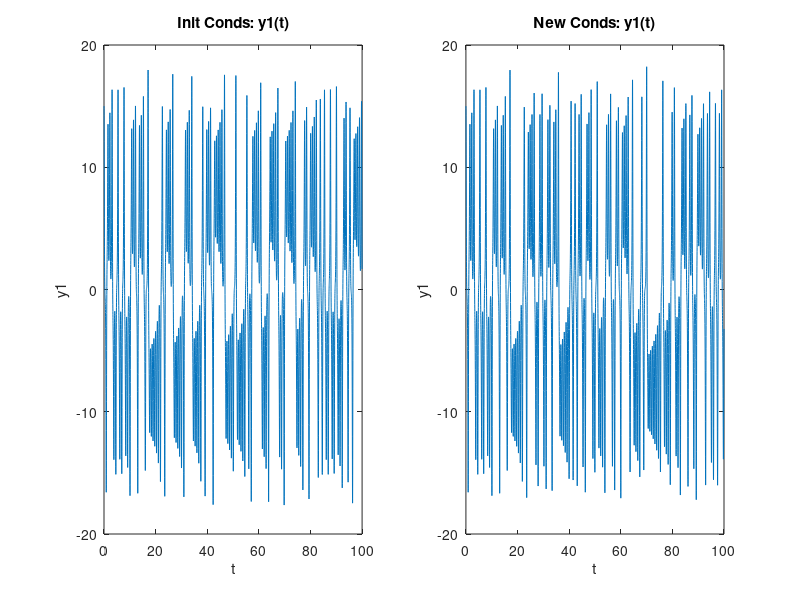
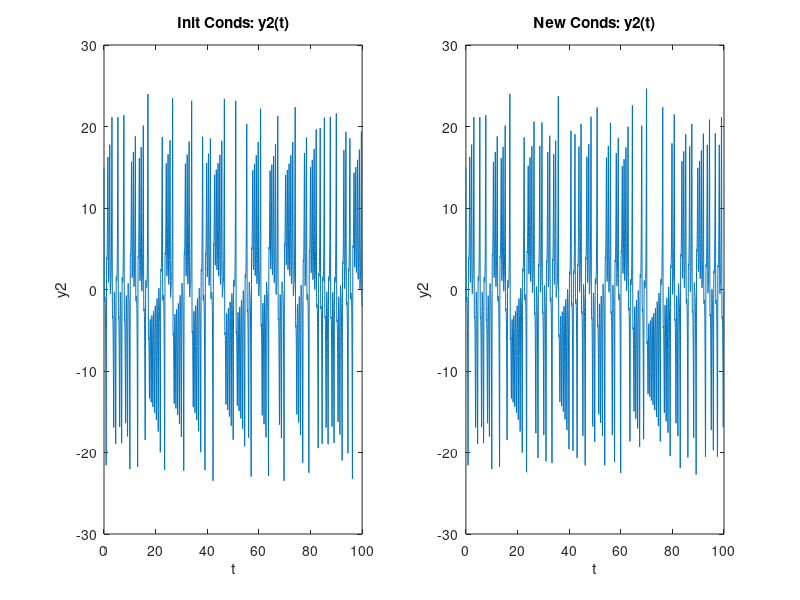
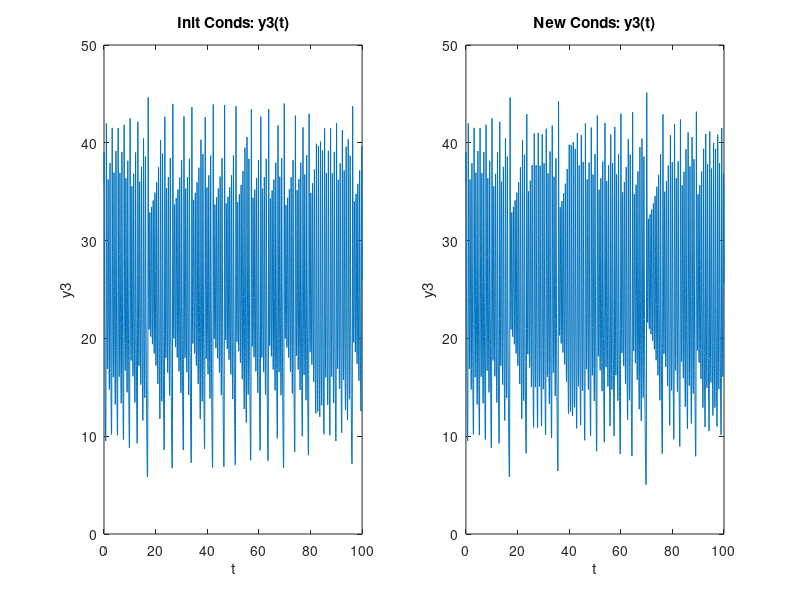
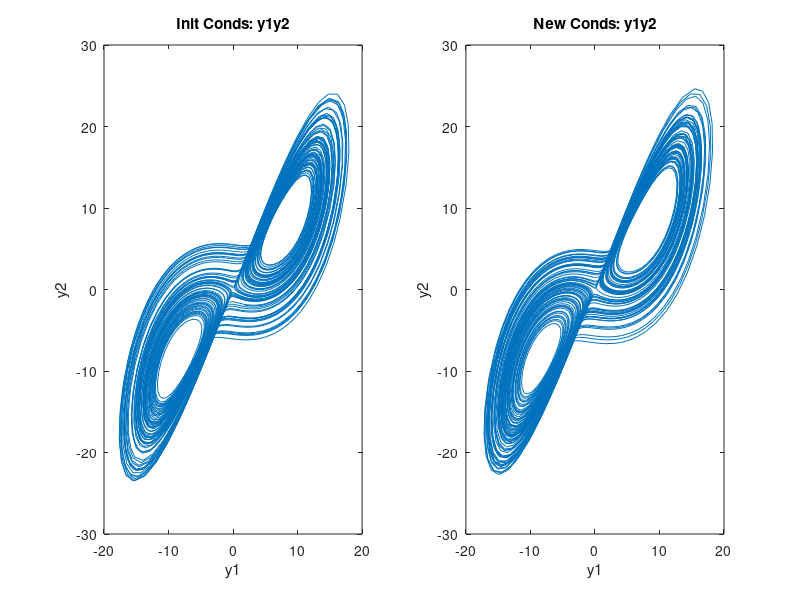

MATLAB code to generate these figures, in order:
sigma = 10;
b = 8/3;
r = 28;
init_vals = [15 15 36];
range = [0 100];
f = @(t,x) [sigma*(x(2)-x(1)); r*x(1)-x(2)-x(1)*x(3); x(1)*x(2) - b*x(3)];

[t,xa] = ode45(f,range, init_vals);

figure(1)
subplot(1,2,1)
plot(t,xa(:,1))
title('Init Conds: y1(t)')
xlabel('t'), ylabel('y1')

figure(2)
subplot(1,2,1)
plot(t,xa(:,2))
title('Init Conds: y2(t)')
xlabel('t'), ylabel('y2')

figure(3)
subplot(1,2,1)
plot(t,xa(:,3))
title('Init Conds: y3(t)')
xlabel('t'), ylabel('y3')

figure(4)
subplot(1,2,1)
plot(xa(:,1),xa(:,2))
title('Init Conds: y1y2')
xlabel('y1'), ylabel('y2')

figure(5)
subplot(1,2,1)
plot(xa(:,1),xa(:,3))
title('Init Conds: y1y3')
xlabel('y2'), ylabel('y3')

figure(6)
subplot(1,2,1)
plot(xa(:,2),xa(:,3))
title('Init Conds: y2y3')
xlabel('y3'), ylabel('y3')
%% 
sigma = 10;
b = 8/3;
r = 28;
init_vals = [15-10^-10 15-10^-10 36+10^-10];
range = [0 100];
f = @(t,x) [sigma*(x(2)-x(1)); r*x(1)-x(2)-x(1)*x(3); x(1)*x(2) - b*x(3)];

[t,xa] = ode45(f,range, init_vals);

figure(1)
subplot(1,2,2)
plot(t,xa(:,1))
title('New Conds: y1(t)')
xlabel('t'), ylabel('y1')

figure(2)
subplot(1,2,2)
plot(t,xa(:,2))
title('New Conds: y2(t)')
xlabel('t'), ylabel('y2')

figure(3)
subplot(1,2,2)
plot(t,xa(:,3))
title('New Conds: y3(t)')
xlabel('t'), ylabel('y3')

figure(4)
subplot(1,2,2)
plot(xa(:,1),xa(:,2))
title('New Conds: y1y2')
xlabel('y1'), ylabel('y2')

figure(5)
subplot(1,2,2)
plot(xa(:,1),xa(:,3))
title('New Conds: y1y3')
xlabel('y2'), ylabel('y3')

figure(6)
subplot(1,2,2)
plot(xa(:,2),xa(:,3))
title('New Conds: y2y3')
xlabel('y3'), ylabel('y3')